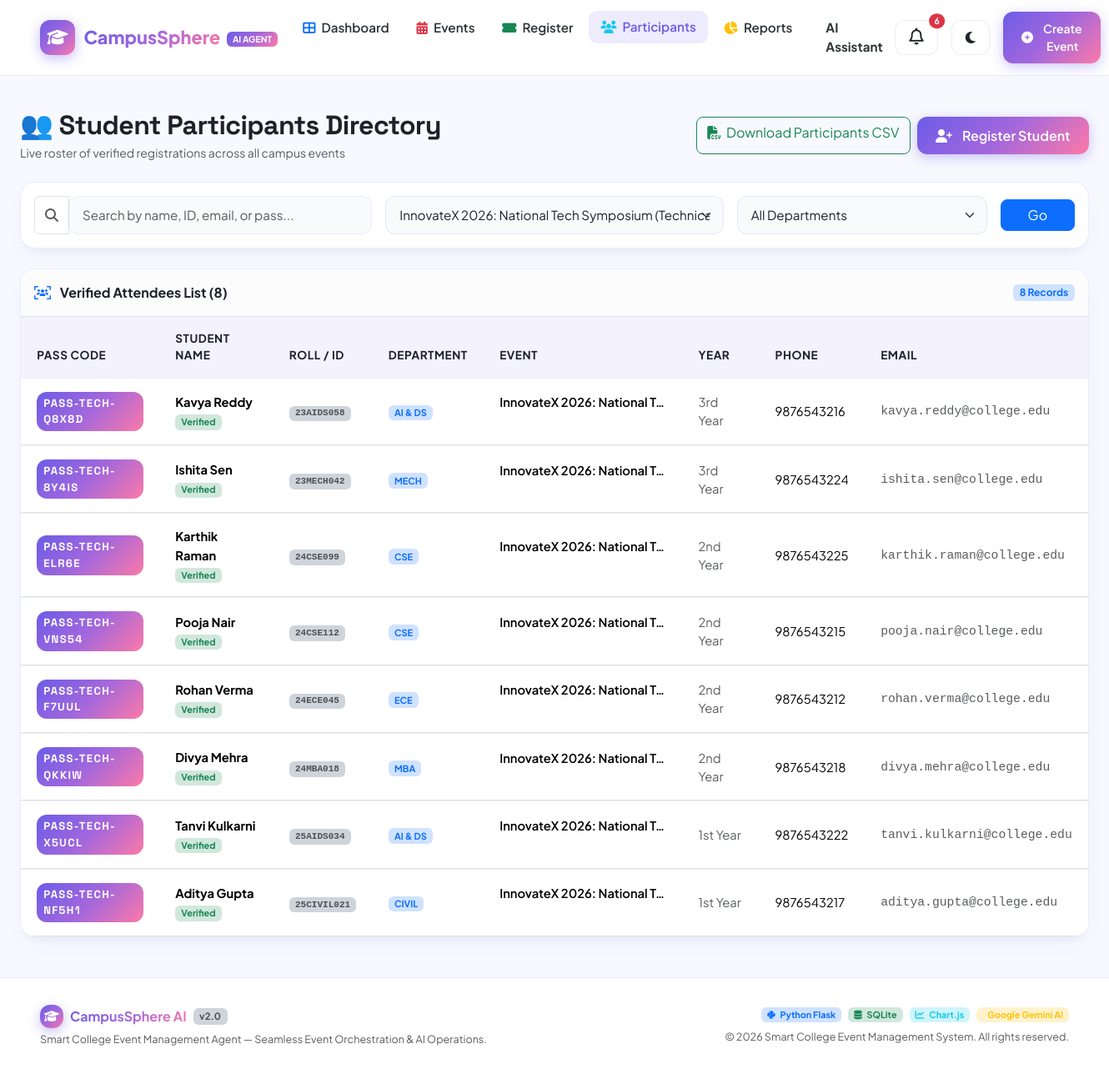
The page /participants?event_id=1 on the database its author committed.
### tables this page shows
CREATE TABLE registrations (
        id INTEGER PRIMARY KEY AUTOINCREMENT,
        event_id INTEGER NOT NULL,
        student_name TEXT NOT NULL,
        student_email TEXT NOT NULL,
        student_id TEXT NOT NULL,
        department TEXT NOT NULL,
        phone TEXT,
        year_of_study TEXT,
        ticket_code TEXT UNIQUE NOT NULL,
        registration_date TIMESTAMP DEFAULT CURRENT_TIMESTAMP,
        FOREIGN KEY (event_id) REFERENCES events (id) ON DELETE CASCADE,
        UNIQUE(event_id, student_email),
        UNIQUE(event_id, student_id)
    );

CREATE TABLE events (
        id INTEGER PRIMARY KEY AUTOINCREMENT,
        title TEXT NOT NULL,
        category TEXT NOT NULL CHECK(category IN ('Technical', 'Cultural', 'Sports', 'Workshop', 'Seminar')),
        description TEXT NOT NULL,
        event_date TEXT NOT NULL,
        event_time TEXT NOT NULL,
        venue TEXT NOT NULL,
        poster_url TEXT,
        capacity INTEGER DEFAULT 100,
        organizer TEXT,
        status TEXT DEFAULT 'upcoming' CHECK(status IN ('upcoming', 'completed', 'cancelled')),
        created_at TIMESTAMP DEFAULT CURRENT_TIMESTAMP
    );

### app.py (the view)
@app.route('/participants')
def participants():
    event_id = request.args.get('event_id')
    department = request.args.get('department', 'All')
    search = request.args.get('search', '')
    all_events = database.get_all_events()
    participants_list = database.get_all_participants(event_id=event_id, department=department, search=search)
    return render_template('participants.html', participants=participants_list, events=all_events,
                           selected_event=event_id, selected_dept=department, search=search)

### app.py (called while the page is built)
@app.context_processor
def inject_global_data():
    try:
        conn = database.get_db()
        cursor = conn.cursor()
        cursor.execute("SELECT * FROM notifications ORDER BY created_at DESC LIMIT 5")
        recent_notifs = [dict(row) for row in cursor.fetchall()]
        cursor.execute("SELECT COUNT(*) as unread FROM notifications WHERE is_read = 0")
        unread_count = cursor.fetchone()['unread']
        conn.close()
    except Exception:
        recent_notifs = []
        unread_count = 0
    return {
        'recent_notifs': recent_notifs,
        'unread_notifs_count': unread_count,
        'categories': ['Technical', 'Cultural', 'Sports', 'Workshop', 'Seminar'],
        'current_year': datetime.now().year
    }

### database.py (called while the page is built)
def get_db():
    conn = sqlite3.connect(DB_PATH)
    conn.row_factory = sqlite3.Row
    conn.execute("PRAGMA foreign_keys = ON")
    return conn

### templates/participants.html (shortened to what this page needs)
{% extends 'base.html' %}
{% block content %}
<div class="container-fluid px-lg-4 py-4">
    <div class="d-flex flex-wrap justify-content-between align-items-center gap-3 mb-4">
        <div>
            <h2 class="fw-bold mb-1">👥 Student Participants Directory</h2>
            <p class="text-muted small mb-0">Live roster of verified registrations across all campus events</p>
        </div>
        <div class="d-flex gap-2">
            <a href="{{ url_for('export_participants_csv', event_id=selected_event) }}" class="btn btn-outline-success rounded-3">
                <i class="fas fa-file-csv me-1"></i> Download Participants CSV
            </a>
            <a href="{{ url_for('register') }}" class="btn btn-gradient">
                <i class="fas fa-user-plus me-1"></i> Register Student
            </a>
        </div>
    </div>
    <div class="custom-card mb-4 p-3">
        <form method="GET" action="{{ url_for('participants') }}" class="row g-3 align-items-center">
            <div class="col-lg-4 col-md-6">
                <div class="input-group">
                    <span class="input-group-text bg-transparent"><i class="fas fa-search text-muted"></i></span>
                    <input type="text" name="search" class="form-control" placeholder="Search by name, ID, email, or pass..." value="{{ search }}">
                </div>
            </div>
            <div class="col-lg-4 col-md-6">
                <select name="event_id" class="form-select" onchange="this.form.submit()">
                    {% for ev in events %}
                    <option value="{{ ev.id }}" {% if selected_event|string == ev.id|string %}selected{% endif %}>
                        {{ ev.title }} ({{ ev.category }})
                    </option>
                    {% endfor %}
                </select>
            </div>
            <div class="col-lg-3 col-md-6">
                <select name="department" class="form-select" onchange="this.form.submit()">
                    <option value="All" {% if selected_dept == 'All' %}selected{% endif %}>All Departments</option>
                </select>
            </div>
            <div class="col-lg-1 col-md-6 text-end">
                <button type="submit" class="btn btn-primary w-100 rounded-3">Go</button>
            </div>
        </form>
    </div>
    <div class="custom-card p-0 overflow-hidden mb-4">
        <div class="p-3 border-bottom d-flex justify-content-between align-items-center bg-light-subtle">
            <span class="fw-bold fs-6">
                <i class="fas fa-users-viewfinder text-primary me-2"></i> Verified Attendees List ({{ participants|length }})
            </span>
            <span class="badge bg-primary-subtle text-primary">{{ participants|length }} Records</span>
        </div>
        {% if participants %}
        <div class="table-responsive">
            <table class="table custom-table mb-0 align-middle">
                <thead>
                    <tr>
                        <th>Pass Code</th>
                        <th>Student Name</th>
                        <th>Roll / ID</th>
                        <th>Department</th>
                        <th>Event</th>
                        <th>Year</th>
                        <th>Phone</th>
                        <th>Email</th>
                    </tr>
                </thead>
                <tbody>
                    {% for p in participants %}
                    <tr>
                        <td>
                            <span class="ticket-code-badge py-1 px-2" style="font-size: 0.82rem;">{{ p.ticket_code }}</span>
                        </td>
                        <td>
                            <div class="fw-bold">{{ p.student_name }}</div>
                            <span class="badge bg-success-subtle text-success" style="font-size: 0.68rem;">Verified</span>
                        </td>
                        <td>
                            <span class="badge bg-dark-subtle text-muted font-monospace">{{ p.student_id }}</span>
                        </td>
                        <td>
                            <span class="badge bg-primary-subtle text-primary">{{ p.department }}</span>
                        </td>
                        <td>
                            <div class="fw-semibold text-truncate" style="max-width: 200px;" title="{{ p.event_title }}">
                                {{ p.event_title }}
                            </div>
                            <span class="badge badge-{{ p.event_category|lower }}" style="font-size: 0.65rem;">{{ p.event_category }}</span>
                        </td>
                        <td class="small text-muted">{{ p.year_of_study or 'N/A' }}</td>
                        <td class="small">{{ p.phone or 'N/A' }}</td>
                        <td class="small text-muted font-monospace">{{ p.student_email }}</td>
                    </tr>
                    {% endfor %}
                </tbody>
            </table>
        </div>
        {% endif %}
    </div>
</div>
{% endblock %}

### templates/base.html (shortened to what this page needs)
<!DOCTYPE html>
<html lang="en">
<head>
    <link href="https://cdn.jsdelivr.net/npm/bootstrap@5.3.2/dist/css/bootstrap.min.css" rel="stylesheet">
    <link rel="stylesheet" href="https://cdnjs.cloudflare.com/ajax/libs/font-awesome/6.4.2/css/all.min.css">
    <link rel="stylesheet" href="{{ url_for('static', filename='css/style.css') }}">
</head>
<body>
    <nav class="navbar navbar-expand-lg custom-navbar">
        <div class="container-fluid px-lg-4">
            <a class="navbar-brand" href="{{ url_for('dashboard') }}">
                <div class="brand-icon-box">
                    <i class="fas fa-graduation-cap"></i>
                </div>
                <div>
                    <span class="gradient-text">CampusSphere</span>
                    <span class="badge bg-gradient-primary ms-1" style="font-size: 0.65rem; vertical-align: middle;">AI AGENT</span>
                </div>
            </a>
            <div class="collapse navbar-collapse" id="navbarMain">
                <ul class="navbar-nav mx-auto mb-2 mb-lg-0 gap-1">
                    <li class="nav-item">
                        <a class="nav-link {% if request.endpoint == 'dashboard' %}active{% endif %}" href="{{ url_for('dashboard') }}">
                            <i class="fas fa-th-large text-primary"></i> Dashboard
                        </a>
                    </li>
                    <li class="nav-item">
                        <a class="nav-link {% if request.endpoint == 'events' %}active{% endif %}" href="{{ url_for('events') }}">
                            <i class="fas fa-calendar-alt text-danger"></i> Events
                        </a>
                    </li>
                    <li class="nav-item">
                        <a class="nav-link {% if request.endpoint == 'register' %}active{% endif %}" href="{{ url_for('register') }}">
                            <i class="fas fa-ticket-alt text-success"></i> Register
                        </a>
                    </li>
                    <li class="nav-item">
                        <a class="nav-link {% if request.endpoint == 'participants' %}active{% endif %}" href="{{ url_for('participants') }}">
                            <i class="fas fa-users text-info"></i> Participants
                        </a>
                    </li>
                    <li class="nav-item">
                        <a class="nav-link {% if request.endpoint == 'reports' %}active{% endif %}" href="{{ url_for('reports') }}">
                            <i class="fas fa-chart-pie text-warning"></i> Reports
                        </a>
                    </li>
                    <li class="nav-item">
                        <a class="nav-link text-gradient {% if request.endpoint == 'ai_agent_page' %}active{% endif %}" href="{{ url_for('ai_agent_page') }}" style="font-weight: 700;">
                             AI Assistant
                        </a>
                    </li>
                </ul>
                <div class="d-flex align-items-center gap-3">
                    <div class="dropdown">
                        <button class="btn btn-glass position-relative p-2 px-3" type="button" id="notifDropdown" data-bs-toggle="dropdown" aria-expanded="false" title="Notifications">
                            <i class="far fa-bell fs-5"></i>
                            {% if unread_notifs_count > 0 %}
                            <span id="unreadNotifBadge" class="position-absolute top-0 start-100 translate-middle badge rounded-pill bg-danger" style="font-size: 0.65rem;">
                                {{ unread_notifs_count }}
                            </span>
                            {% endif %}
                        </button>
                    </div>
                    <button id="themeToggleBtn" class="btn btn-glass p-2 px-3" type="button" aria-label="Toggle theme">
                    </button>
                    <button class="btn btn-gradient btn-sm" data-bs-toggle="modal" data-bs-target="#createEventModal">
                        <i class="fas fa-plus-circle me-1"></i> Create Event
                    </button>
                </div>
            </div>
        </div>
    </nav>
    <main class="flex-grow-1">
        {% block content %}{% endblock %}
    </main>
    <footer class="custom-footer">
        <div class="container-fluid px-lg-5">
            <div class="row align-items-center gy-3">
                <div class="col-md-6 text-center text-md-start">
                    <div class="d-flex align-items-center gap-2 justify-content-center justify-content-md-start mb-1">
                        <div class="brand-icon-box" style="width: 28px; height: 28px; font-size: 0.9rem;">
                            <i class="fas fa-graduation-cap"></i>
                        </div>
                        <span class="fw-bold fs-6 gradient-text">CampusSphere AI</span>
                        <span class="badge bg-dark-subtle text-muted" style="font-size: 0.72rem;">v2.0</span>
                    </div>
                    <p class="small text-muted mb-0">Smart College Event Management Agent — Seamless Event Orchestration & AI Operations.</p>
                </div>
                <div class="col-md-6 text-center text-md-end">
                    <div class="d-flex gap-2 justify-content-center justify-content-md-end flex-wrap">
                        <span class="badge bg-primary-subtle text-primary"><i class="fab fa-python me-1"></i> Python Flask</span>
                        <span class="badge bg-success-subtle text-success"><i class="fas fa-database me-1"></i> SQLite</span>
                        <span class="badge bg-info-subtle text-info"><i class="fas fa-chart-line me-1"></i> Chart.js</span>
                        <span class="badge bg-warning-subtle text-warning"> Google Gemini AI</span>
                    </div>
                    <p class="small text-muted mt-2 mb-0">© {{ current_year }} Smart College Event Management System. All rights reserved.</p>
                </div>
            </div>
        </div>
    </footer>
</body>
</html>

### rows shown on the page
registrations: ticket_code "PASS-TECH-Q8X8D", student_name "Kavya Reddy", student_id "23AIDS058", department "AI & DS", event_title "InnovateX 2026: National T…", year_of_study "3rd Year", phone "9876543216", student_email "kavya.reddy@college.edu"
registrations: ticket_code "PASS-TECH-8Y4IS", student_name "Ishita Sen", student_id "23MECH042", department "MECH", event_title "InnovateX 2026: National T…", year_of_study "3rd Year", phone "9876543224", student_email "ishita.sen@college.edu"
registrations: ticket_code "PASS-TECH-ELR6E", student_name "Karthik Raman", student_id "24CSE099", department "CSE", event_title "InnovateX 2026: National T…", year_of_study "2nd Year", phone "9876543225", student_email "karthik.raman@college.edu"
registrations: ticket_code "PASS-TECH-VNS54", student_name "Pooja Nair", student_id "24CSE112", department "CSE", event_title "InnovateX 2026: National T…", year_of_study "2nd Year", phone "9876543215", student_email "pooja.nair@college.edu"
registrations: ticket_code "PASS-TECH-F7UUL", student_name "Rohan Verma", student_id "24ECE045", department "ECE", event_title "InnovateX 2026: National T…", year_of_study "2nd Year", phone "9876543212", student_email "rohan.verma@college.edu"
registrations: ticket_code "PASS-TECH-QKKIW", student_name "Divya Mehra", student_id "24MBA018", department "MBA", event_title "InnovateX 2026: National T…", year_of_study "2nd Year", phone "9876543218", student_email "divya.mehra@college.edu"
registrations: ticket_code "PASS-TECH-X5UCL", student_name "Tanvi Kulkarni", student_id "25AIDS034", department "AI & DS", event_title "InnovateX 2026: National T…", year_of_study "1st Year", phone "9876543222", student_email "tanvi.kulkarni@college.edu"
registrations: ticket_code "PASS-TECH-NF5H1", student_name "Aditya Gupta", student_id "25CIVIL021", department "CIVIL", event_title "InnovateX 2026: National T…", year_of_study "1st Year", phone "9876543217", student_email "aditya.gupta@college.edu"

### other values the page prints
{{ unread_notifs_count }} "6"
{{ participants|length }} "8"
form field event_id "InnovateX 2026: National Tech Symposium (Technical)"
